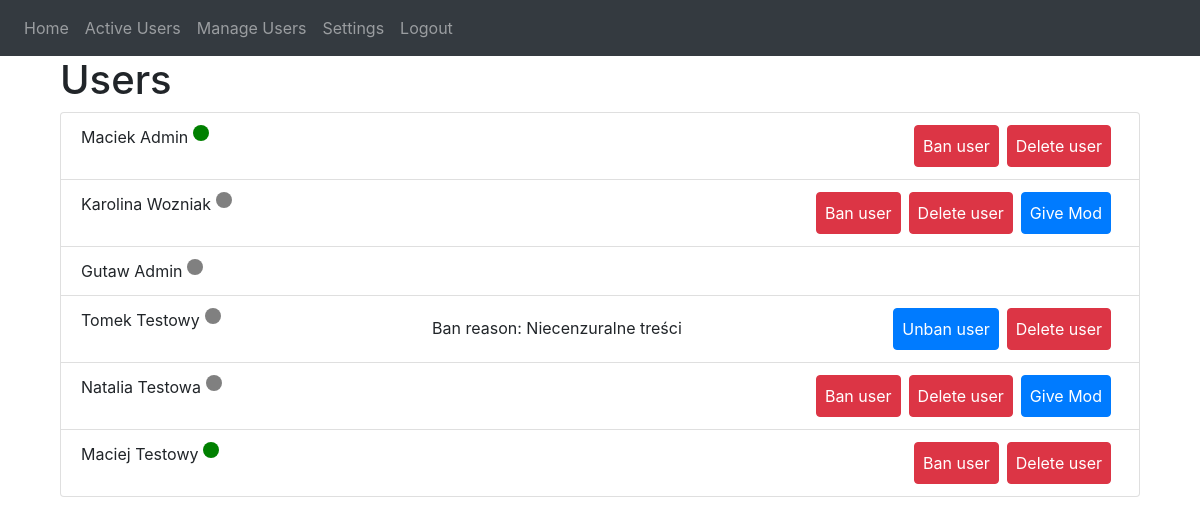
The page /manage (signed in) on the database its author committed.
### website/models.py (models this page shows)
class User(db.Model, UserMixin):
    id = db.Column(db.Integer, primary_key=True)
    first_name = db.Column(db.String(50), nullable=False)
    last_name = db.Column(db.String(50), nullable=False)
    email = db.Column(db.String(100), unique=True, nullable=False)
    password = db.Column(db.String(100), nullable=False)
    is_moderator = db.Column(db.Boolean, default=False)
    is_online = db.Column(db.Boolean, default=True)
    last_seen = db.Column(db.DateTime(timezone=True), default=func.now())

class Ban(db.Model):
    id = db.Column(db.Integer, primary_key=True)
    user_id = db.Column(db.Integer, db.ForeignKey('user.id'), nullable=False)
    reason = db.Column(db.String(200), nullable=False)
    timestamp = db.Column(db.DateTime(timezone=True), default=func.now())

### website/views.py (the view)
@views.route('/manage', methods=['GET', 'POST'])
def manage():
    def is_user_online(user):
        return user.is_online
    def is_user_banned(user):
        return Ban.query.filter_by(user_id=user.id).first()
    users = User.query.all()
    return render_template("manage.html", user=current_user, users=users, is_user_online=is_user_online, is_user_banned=is_user_banned)

### website/__init__.py (called while the page is built)
def create_app():
    app = Flask(__name__)
    app.config['SECRET_KEY'] = 'hjshjhdjah kjshkjdhjs'
    app.config['SQLALCHEMY_DATABASE_URI'] = f'sqlite:///{DB_NAME}'
    db.init_app(app)
    socketio.init_app(app)
    from .views import views
    from .auth import auth
    app.register_blueprint(views, url_prefix='/')
    app.register_blueprint(auth, url_prefix='/')
    from .models import User
    with app.app_context():
        db.create_all()
    login_manager = LoginManager()
    login_manager.login_view = 'auth.login'
    login_manager.init_app(app)
    @login_manager.user_loader
    def load_user(id):
        return User.query.get(int(id))
    return app

### website/views.py (called while the page is built)
@views.before_request
@login_required
def update_last_seen():
    user = User.query.filter_by(id=current_user.id).first()
    if user:
        user.is_online = True
        user.last_seen = datetime.now()
        db.session.commit()

@views.before_request
@login_required
def update_is_user_online():
    users = User.query.all()
    for user in users:
        if user.is_online:
            time_since_activity = (
                datetime.now() - user.last_seen).seconds / 60
            print(
                f"{user.first_name} {user.last_name} last seen: {time_since_activity}")
            if time_since_activity >= 10:
                user.is_online = False
                db.session.commit()

### website/templates/manage.html (shortened to what this page needs)
{% extends "base.html" %} {% block title %}Administrator's panel{% endblock %} {% block content %}
<div class="container">
   <h1>Users</h1>
   <ul class="list-group">
      {% for user_ in users %}
      <li class="list-group-item d-flex">
         {{ user_.first_name }} {{ user_.last_name }} {% if
         is_user_online(user_) %}
         <span class="dot dot-green mr-auto p-2"></span>
         {% else %}
         <span class="dot dot-gray mr-auto p-2"></span>
         {% endif %} {% if user_.id != current_user.id %}
         {% if not is_user_banned(user_) %}
         <button class="btn btn-danger ban-user-btn p-2 mr-2" data-userid="{{ user_.id }}">
            Ban user
         </button>
         {% else %}
         <div class="mr-auto p-2">Ban reason: {{ is_user_banned(user_).reason }}</div>
         <button class="btn btn-primary unban-user-btn p-2 mr-2" data-userid="{{ user_.id }}">
            Unban user
         </button>
         {% endif %}
         <button class="btn btn-danger delete-user-btn p-2 mr-2" data-userid="{{ user_.id }}">
            Delete user
         </button>
         {% if not user_.is_moderator %}
         <button class="btn btn-primary give-mod-btn p-2 mr-2" data-userid="{{ user_.id }}">
            Give Mod
         </button>
         {% endif%}
         {% endif %}
      </li>
      {% endfor %}
   </ul>
</div>
{% endblock %}

### website/static/css/style.css (style rules this page uses)
.dot { height: 10px; width: 10px; border-radius: 50%; display: inline-block; margin-left: 5px; }
.dot-green { background-color: green; }
.dot-gray { background-color: gray; }

### rows shown on the page
User: first_name "Maciek", last_name "Admin", is_online True (drawn)
User: first_name "Karolina", last_name "Wozniak"
User: first_name "Gutaw", last_name "Admin"
User: first_name "Tomek", last_name "Testowy"
Ban: reason "Niecenzuralne treści"
User: first_name "Natalia", last_name "Testowa"
User: first_name "Maciej", last_name "Testowy", is_online True (drawn)
